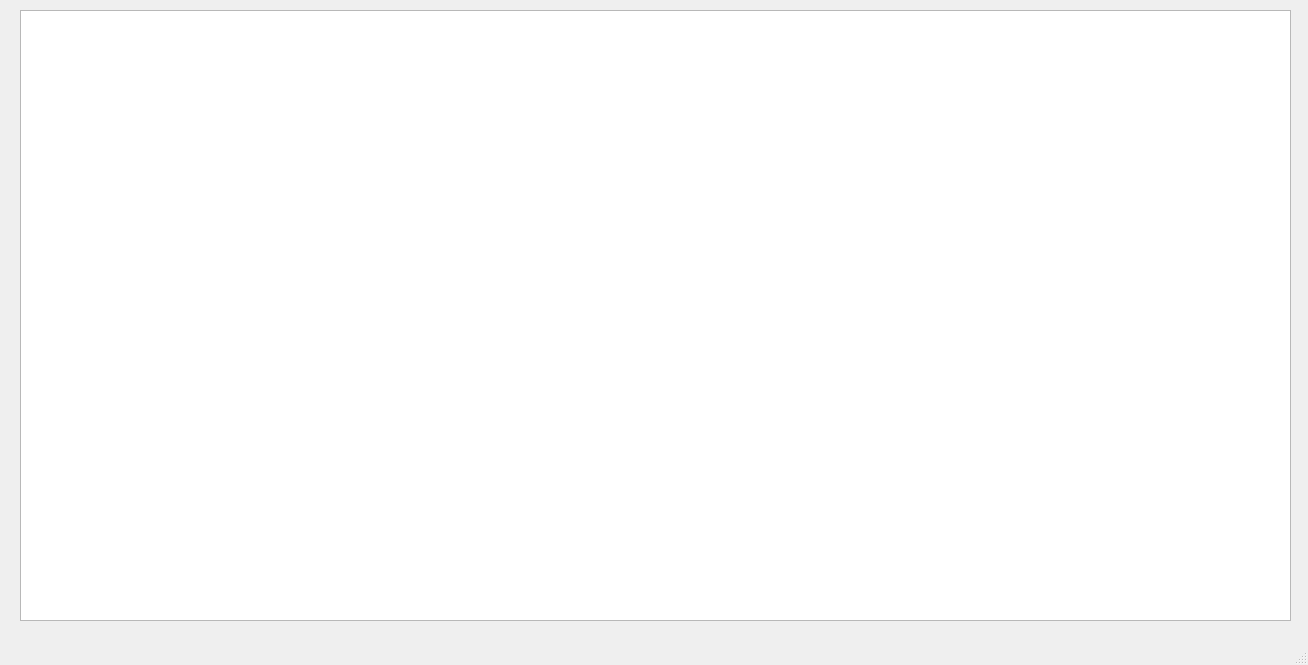
<?xml version="1.0" encoding="UTF-8"?>
<ui version="4.0">
 <class>MainWindow</class>
 <widget class="QMainWindow" name="MainWindow">
  <property name="geometry">
   <rect>
    <x>0</x>
    <y>0</y>
    <width>1308</width>
    <height>665</height>
   </rect>
  </property>
  <property name="windowTitle">
   <string>MainWindow</string>
  </property>
  <widget class="QWidget" name="centralwidget">
   <widget class="QGraphicsView" name="graphicsView">
    <property name="geometry">
     <rect>
      <x>20</x>
      <y>10</y>
      <width>1271</width>
      <height>611</height>
     </rect>
    </property>
   </widget>
  </widget>
  <widget class="QMenuBar" name="menubar">
   <property name="geometry">
    <rect>
     <x>0</x>
     <y>0</y>
     <width>1308</width>
     <height>21</height>
    </rect>
   </property>
  </widget>
  <widget class="QStatusBar" name="statusbar"/>
 </widget>
 <resources/>
 <connections/>
</ui>
